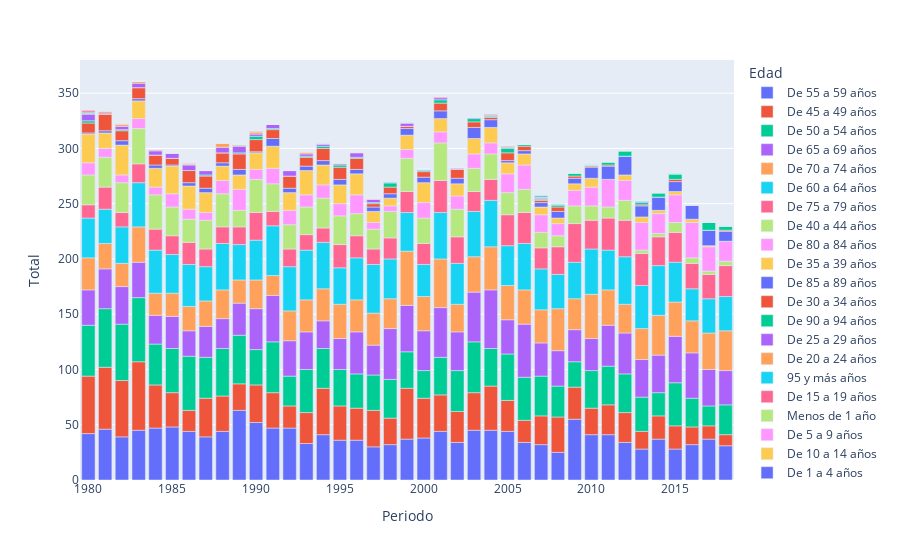

Source (notebook cell):
### Code cell
px.bar(dataset,x='Periodo',y='Total',color='Edad')
#px.line(dataset,x='Total')

### Figure 1 — Plotly figure (JSON) as saved in the notebook; plotly's stock layout.template omitted (floating-point values rounded to 4 significant figures)
{"data": [{"alignmentgroup": "True", "hovertemplate": "Edad=De 55 a 59 años<br>Periodo=%{x}<br>Total=%{y}<extra></extra>", "legendgroup": "De 55 a 59 años", "marker": {"color": "#636efa", "pattern": {"shape": ""}}, "name": "De 55 a 59 años", "offsetgroup": "De 55 a 59 años", "orientation": "v", "showlegend": true, "textposition": "auto", "type": "bar", "x": [1989, 2009, 1990, 1985, 1992, 1991, 1984, 1981, 1983, 2003, 2004, 1988, 1986, 2001, 2005, 1980, 2011, 2010, 1994, 1982, 1987, 2000, 1999, 2017, 2014, 1996, 1995, 2012, 2002, 2006, 1993, 1998, 2016, 2007, 2018, 1997, 2013, 2015, 2008], "xaxis": "x", "y": [63, 55, 52, 48, 47, 47, 47, 46, 45, 45, 45, 44, 44, 44, 44, 42, 41, 41, 41, 39, 39, 38, 37, 37, 37, 36, 36, 34, 34, 34, 33, 32, 32, 32, 31, 30, 28, 28, 25], "yaxis": "y"}, {"alignmentgroup": "True", "hovertemplate": "Edad=De 45 a 49 años<br>Periodo=%{x}<br>Total=%{y}<extra></extra>", "legendgroup": "De 45 a 49 años", "marker": {"color": "#EF553B", "pattern": {"shape": ""}}, "name": "De 45 a 49 años", "offsetgroup": "De 45 a 49 años", "orientation": "v", "showlegend": true, "textposition": "auto", "type": "bar", "x": [1983, 1981, 1980, 1982, 1999, 1994, 2004, 1984, 2000, 1987, 2003, 1990, 2001, 1997, 1988, 1991, 2008, 1985, 1995, 1996, 2009, 1993, 2005, 2002, 2012, 2011, 2007, 1998, 1989, 2010, 2015, 2014, 2006, 1992, 1986, 2013, 2016, 2017, 2018], "xaxis": "x", "y": [62, 56, 52, 51, 46, 42, 40, 39, 36, 35, 34, 34, 33, 33, 32, 32, 32, 31, 31, 29, 29, 28, 28, 28, 27, 27, 26, 24, 24, 24, 21, 21, 20, 20, 19, 16, 16, 12, 10], "yaxis": "y"}, {"alignmentgroup": "True", "hovertemplate": "Edad=De 50 a 54 años<br>Periodo=%{x}<br>Total=%{y}<extra></extra>", "legendgroup": "De 50 a 54 años", "marker": {"color": "#00cc96", "pattern": {"shape": ""}}, "name": "De 50 a 54 años", "offsetgroup": "De 50 a 54 años", "orientation": "v", "showlegend": true, "textposition": "auto", "type": "bar", "x": [1983, 1981, 1982, 1986, 1980, 2003, 1991, 1989, 1988, 2005, 1985, 1993, 2006, 2015, 1987, 2002, 1984, 1994, 2007, 1998, 2012, 2011, 2010, 2001, 2004, 1999, 1995, 1990, 1997, 2013, 1996, 2008, 1992, 2018, 2016, 2000, 2009, 2014, 2017], "xaxis": "x", "y": [58, 53, 51, 49, 46, 46, 46, 44, 43, 42, 40, 39, 39, 39, 37, 37, 37, 36, 36, 35, 35, 35, 34, 34, 34, 33, 33, 32, 32, 31, 31, 28, 27, 27, 26, 25, 23, 21, 18], "yaxis": "y"}, {"alignmentgroup": "True", "hovertemplate": "Edad=De 65 a 69 años<br>Periodo=%{x}<br>Total=%{y}<extra></extra>", "legendgroup": "De 65 a 69 años", "marker": {"color": "#ab63fa", "pattern": {"shape": ""}}, "name": "De 65 a 69 años", "offsetgroup": "De 65 a 69 años", "orientation": "v", "showlegend": true, "textposition": "auto", "type": "bar", "x": [2004, 2006, 1998, 2001, 2003, 1991, 1999, 2015, 2016, 1996, 2012, 2011, 1990, 1981, 2000, 2002, 2014, 2013, 1993, 1982, 2017, 1983, 1980, 1992, 2008, 2018, 2005, 2007, 2009, 2010, 1985, 1989, 1987, 1995, 1988, 1997, 1984, 1994, 1986], "xaxis": "x", "y": [53, 48, 46, 45, 45, 42, 42, 42, 41, 38, 37, 37, 37, 36, 36, 35, 34, 34, 34, 34, 33, 32, 32, 32, 32, 31, 31, 30, 29, 29, 29, 29, 28, 28, 27, 27, 26, 25, 23], "yaxis": "y"}, {"alignmentgroup": "True", "hovertemplate": "Edad=De 70 a 74 años  <br>Periodo=%{x}<br>Total=%{y}<extra></extra>", "legendgroup": "De 70 a 74 años  ", "marker": {"color": "#FFA15A", "pattern": {"shape": ""}}, "name": "De 70 a 74 años  ", "offsetgroup": "De 70 a 74 años  ", "orientation": "v", "showlegend": true, "textposition": "auto", "type": "bar", "x": [1999, 2001, 2010, 2004, 2008, 2018, 2014, 2017, 1983, 2011, 2003, 1995, 2000, 2006, 2015, 2005, 2007, 2016, 1980, 1994, 1996, 1997, 1993, 2013, 2009, 1992, 1998, 1990, 1988, 2012, 2002, 1987, 1981, 1986, 1989, 1982, 1985, 1984, 1991], "xaxis": "x", "y": [49, 44, 40, 39, 38, 36, 36, 33, 32, 32, 32, 31, 31, 31, 31, 31, 30, 29, 29, 29, 29, 29, 29, 28, 28, 27, 27, 26, 26, 26, 25, 23, 23, 22, 21, 21, 21, 20, 18], "yaxis": "y"}, {"alignmentgroup": "True", "hovertemplate": "Edad=De 60 a 64 años<br>Periodo=%{x}<br>Total=%{y}<extra></extra>", "legendgroup": "De 60 a 64 años", "marker": {"color": "#19d3f3", "pattern": {"shape": ""}}, "name": "De 60 a 64 años", "offsetgroup": "De 60 a 64 años", "orientation": "v", "showlegend": true, "textposition": "auto", "type": "bar", "x": [2014, 1993, 1991, 1997, 2012, 2001, 1988, 2006, 1994, 2004, 2010, 2003, 1983, 1992, 2013, 1984, 1996, 1986, 2002, 2007, 1990, 2015, 1998, 2005, 1980, 2011, 1999, 1985, 2009, 1982, 1995, 1989, 2008, 2018, 2017, 1981, 1987, 2000, 2016], "xaxis": "x", "y": [45, 45, 45, 44, 43, 42, 42, 42, 42, 42, 41, 41, 40, 40, 39, 39, 38, 38, 37, 37, 36, 36, 36, 36, 36, 36, 35, 35, 33, 33, 33, 32, 31, 31, 31, 31, 31, 29, 29], "yaxis": "y"}, {"alignmentgroup": "True", "hovertemplate": "Edad=De 75 a 79 años  <br>Periodo=%{x}<br>Total=%{y}<extra></extra>", "legendgroup": "De 75 a 79 años  ", "marker": {"color": "#FF6692", "pattern": {"shape": ""}}, "name": "De 75 a 79 años  ", "offsetgroup": "De 75 a 79 años  ", "orientation": "v", "showlegend": true, "textposition": "auto", "type": "bar", "x": [2009, 2012, 2001, 2011, 2013, 2006, 2018, 2005, 2015, 2010, 2014, 1990, 2008, 2002, 2016, 2017, 1995, 1996, 1986, 1981, 2004, 1984, 2007, 2000, 1999, 1998, 2003, 1983, 1985, 1992, 1989, 1987, 1988, 1997, 1993, 1991, 1994, 1982, 1980], "xaxis": "x", "y": [35, 33, 29, 29, 29, 28, 28, 28, 27, 26, 26, 25, 25, 24, 23, 22, 21, 20, 20, 20, 19, 19, 19, 19, 19, 19, 18, 17, 17, 16, 16, 16, 15, 14, 14, 13, 13, 13, 12], "yaxis": "y"}, {"alignmentgroup": "True", "hovertemplate": "Edad=De 40 a 44 años<br>Periodo=%{x}<br>Total=%{y}<extra></extra>", "legendgroup": "De 40 a 44 años", "marker": {"color": "#B6E880", "pattern": {"shape": ""}}, "name": "De 40 a 44 años", "offsetgroup": "De 40 a 44 años", "orientation": "v", "showlegend": true, "textposition": "auto", "type": "bar", "x": [2001, 1983, 1984, 1999, 1990, 1988, 1980, 1982, 1994, 1981, 1995, 1985, 1987, 1991, 1993, 2002, 1998, 2004, 2000, 1992, 2003, 2006, 1986, 2005, 1996, 1997, 2012, 2009, 1989, 2007, 2010, 2011, 2008, 2015, 2016, 2018, 2013, 2014, 2017], "xaxis": "x", "y": [34, 32, 31, 30, 30, 30, 27, 27, 27, 27, 26, 26, 26, 25, 25, 25, 24, 23, 23, 22, 21, 21, 21, 20, 20, 18, 18, 16, 15, 14, 13, 10, 10, 9, 5, 4, 3, 3, 3], "yaxis": "y"}, {"alignmentgroup": "True", "hovertemplate": "Edad=De 80 a 84 años  <br>Periodo=%{x}<br>Total=%{y}<extra></extra>", "legendgroup": "De 80 a 84 años  ", "marker": {"color": "#FF97FF", "pattern": {"shape": ""}}, "name": "De 80 a 84 años  ", "offsetgroup": "De 80 a 84 años  ", "orientation": "v", "showlegend": true, "textposition": "auto", "type": "bar", "x": [2016, 2011, 2013, 2015, 2006, 2017, 1989, 2018, 2012, 2014, 2005, 1996, 2010, 2007, 1991, 2009, 2000, 2003, 1992, 1994, 2002, 1988, 1985, 2008, 1995, 1993, 1980, 2004, 2001, 1986, 1983, 1990, 1981, 1999, 1987, 1982, 1984, 1997, 1998], "xaxis": "x", "y": [32, 25, 25, 25, 22, 22, 19, 18, 18, 18, 17, 17, 17, 16, 14, 14, 14, 13, 13, 12, 12, 12, 12, 11, 11, 11, 11, 10, 10, 9, 9, 9, 8, 8, 7, 7, 7, 6, 5], "yaxis": "y"}, {"alignmentgroup": "True", "hovertemplate": "Edad=De 35 a 39 años<br>Periodo=%{x}<br>Total=%{y}<extra></extra>", "legendgroup": "De 35 a 39 años", "marker": {"color": "#FECB52", "pattern": {"shape": ""}}, "name": "De 35 a 39 años", "offsetgroup": "De 35 a 39 años", "orientation": "v", "showlegend": true, "textposition": "auto", "type": "bar", "x": [1982, 1980, 1985, 1993, 1986, 1991, 1996, 1994, 2000, 1987, 1984, 1995, 1983, 1992, 1990, 2004, 1981, 2003, 1988, 1999, 1989, 2001, 2002, 2005, 1997, 2006, 2010, 2007, 1998, 2009, 2012, 2013, 2008, 2016, 2015, 2014, 2017, 2011, 2018], "xaxis": "x", "y": [27, 26, 25, 22, 21, 20, 19, 18, 18, 18, 17, 17, 16, 16, 15, 14, 14, 14, 13, 13, 13, 12, 11, 10, 10, 10, 8, 7, 7, 6, 5, 5, 5, 3, 3, 3, 1, 0, 0], "yaxis": "y"}, {"alignmentgroup": "True", "hovertemplate": "Edad=De 85 a 89 años  <br>Periodo=%{x}<br>Total=%{y}<extra></extra>", "legendgroup": "De 85 a 89 años  ", "marker": {"color": "#636efa", "pattern": {"shape": ""}}, "name": "De 85 a 89 años  ", "offsetgroup": "De 85 a 89 años  ", "orientation": "v", "showlegend": true, "textposition": "auto", "type": "bar", "x": [2012, 2017, 2016, 2011, 2014, 2003, 2010, 2013, 2015, 2018, 2004, 1991, 2001, 2008, 1999, 2009, 2002, 2000, 1995, 1989, 1982, 1987, 1992, 1993, 1994, 1996, 1997, 1998, 2007, 1984, 1986, 1988, 2006, 2005, 1981, 1983, 1980, 1985, 1990], "xaxis": "x", "y": [17, 14, 13, 12, 12, 10, 10, 10, 9, 9, 7, 7, 7, 6, 6, 5, 5, 5, 5, 5, 4, 4, 4, 4, 4, 4, 4, 4, 4, 3, 3, 3, 3, 2, 2, 2, 1, 1, 1], "yaxis": "y"}, {"alignmentgroup": "True", "hovertemplate": "Edad=De 30 a 34 años<br>Periodo=%{x}<br>Total=%{y}<extra></extra>", "legendgroup": "De 30 a 34 años", "marker": {"color": "#EF553B", "pattern": {"shape": ""}}, "name": "De 30 a 34 años", "offsetgroup": "De 30 a 34 años", "orientation": "v", "showlegend": true, "textposition": "auto", "type": "bar", "x": [1981, 1989, 1986, 1987, 1990, 1992, 1994, 1995, 1983, 1996, 1984, 1980, 1982, 1988, 2002, 1993, 1991, 2005, 2001, 1985, 1998, 2000, 2003, 2006, 2008, 1997, 2015, 2007, 1999, 2004, 2009, 2018, 2011, 2013, 2010, 2012, 2017, 2016, 2014], "xaxis": "x", "y": [15, 14, 11, 11, 11, 11, 11, 11, 10, 10, 9, 9, 9, 9, 8, 8, 8, 7, 7, 6, 6, 5, 5, 4, 4, 3, 2, 2, 2, 2, 2, 1, 1, 1, 1, 0, 0, 0, 0], "yaxis": "y"}, {"alignmentgroup": "True", "hovertemplate": "Edad=De 90 a 94 años  <br>Periodo=%{x}<br>Total=%{y}<extra></extra>", "legendgroup": "De 90 a 94 años  ", "marker": {"color": "#00cc96", "pattern": {"shape": ""}}, "name": "De 90 a 94 años  ", "offsetgroup": "De 90 a 94 años  ", "orientation": "v", "showlegend": true, "textposition": "auto", "type": "bar", "x": [2017, 2015, 2012, 2014, 2018, 1998, 2005, 1990, 2001, 2003, 2009, 2011, 1980, 1995, 1994, 2006, 2008, 2013, 1989, 2004, 2000, 1997, 1996, 1993, 1991, 1987, 2010, 1982, 2007, 1981, 2002, 1999, 1992, 1988, 1986, 1985, 1984, 1983, 2016], "xaxis": "x", "y": [7, 5, 5, 4, 4, 4, 4, 3, 3, 3, 3, 3, 2, 2, 2, 2, 2, 2, 1, 1, 1, 1, 1, 1, 1, 1, 1, 1, 1, 0, 0, 0, 0, 0, 0, 0, 0, 0, 0], "yaxis": "y"}, {"alignmentgroup": "True", "hovertemplate": "Edad=De 25 a 29 años<br>Periodo=%{x}<br>Total=%{y}<extra></extra>", "legendgroup": "De 25 a 29 años", "marker": {"color": "#ab63fa", "pattern": {"shape": ""}}, "name": "De 25 a 29 años", "offsetgroup": "De 25 a 29 años", "orientation": "v", "showlegend": true, "textposition": "auto", "type": "bar", "x": [1989, 1980, 1988, 1992, 1985, 1986, 1984, 1996, 1991, 1983, 1987, 1982, 1997, 1999, 2001, 1994, 1990, 1993, 1995, 2002, 2003, 2004, 2005, 2007, 2013, 1981, 2000, 2018, 2017, 2016, 2015, 2014, 2012, 2011, 2010, 2009, 2008, 2006, 1998], "xaxis": "x", "y": [6, 6, 5, 5, 5, 5, 4, 4, 4, 4, 4, 3, 3, 3, 2, 2, 2, 2, 1, 1, 1, 1, 1, 1, 1, 1, 1, 0, 0, 0, 0, 0, 0, 0, 0, 0, 0, 0, 0], "yaxis": "y"}, {"alignmentgroup": "True", "hovertemplate": "Edad=De 20 a 24 años<br>Periodo=%{x}<br>Total=%{y}<extra></extra>", "legendgroup": "De 20 a 24 años", "marker": {"color": "#FFA15A", "pattern": {"shape": ""}}, "name": "De 20 a 24 años", "offsetgroup": "De 20 a 24 años", "orientation": "v", "showlegend": true, "textposition": "auto", "type": "bar", "x": [1988, 1993, 1990, 1983, 1982, 1981, 2007, 1980, 1986, 1989, 1995, 1996, 2002, 2005, 2004, 2010, 2018, 2017, 2016, 2015, 2014, 2013, 2012, 2011, 2009, 1992, 2008, 2006, 2003, 2001, 2000, 1999, 1998, 1997, 1994, 1991, 1987, 1985, 1984], "xaxis": "x", "y": [4, 2, 2, 2, 2, 2, 1, 1, 1, 1, 1, 1, 1, 1, 1, 0, 0, 0, 0, 0, 0, 0, 0, 0, 0, 0, 0, 0, 0, 0, 0, 0, 0, 0, 0, 0, 0, 0, 0], "yaxis": "y"}, {"alignmentgroup": "True", "hovertemplate": "Edad=95 y más años<br>Periodo=%{x}<br>Total=%{y}<extra></extra>", "legendgroup": "95 y más años", "marker": {"color": "#19d3f3", "pattern": {"shape": ""}}, "name": "95 y más años", "offsetgroup": "95 y más años", "orientation": "v", "showlegend": true, "textposition": "auto", "type": "bar", "x": [2007, 1980, 1994, 1998, 1999, 2004, 2005, 2008, 2010, 1989, 2013, 2015, 2018, 2017, 2016, 2014, 2012, 2011, 1992, 2003, 2002, 2001, 2000, 1997, 1996, 1995, 1993, 1991, 1990, 1988, 1987, 1986, 1985, 1984, 1983, 1982, 2006, 2009, 1981], "xaxis": "x", "y": [2, 1, 1, 1, 1, 1, 1, 1, 1, 1, 1, 1, 0, 0, 0, 0, 0, 0, 0, 0, 0, 0, 0, 0, 0, 0, 0, 0, 0, 0, 0, 0, 0, 0, 0, 0, 0, 0, 0], "yaxis": "y"}, {"alignmentgroup": "True", "hovertemplate": "Edad=De 15 a 19 años  <br>Periodo=%{x}<br>Total=%{y}<extra></extra>", "legendgroup": "De 15 a 19 años  ", "marker": {"color": "#FF6692", "pattern": {"shape": ""}}, "name": "De 15 a 19 años  ", "offsetgroup": "De 15 a 19 años  ", "orientation": "v", "showlegend": true, "textposition": "auto", "type": "bar", "x": [1980, 1990, 1986, 1984, 1982, 1997, 2001, 1981, 1983, 1985, 1987, 2007, 2006, 2005, 2004, 2003, 2002, 2000, 1999, 1998, 1996, 1995, 1994, 1993, 1992, 1991, 1989, 1988, 2008, 2009, 2010, 2011, 2018, 2017, 2016, 2015, 2014, 2013, 2012], "xaxis": "x", "y": [2, 1, 1, 1, 1, 1, 1, 0, 0, 0, 0, 0, 0, 0, 0, 0, 0, 0, 0, 0, 0, 0, 0, 0, 0, 0, 0, 0, 0, 0, 0, 0, 0, 0, 0, 0, 0, 0, 0], "yaxis": "y"}, {"alignmentgroup": "True", "hovertemplate": "Edad=Menos de 1 año<br>Periodo=%{x}<br>Total=%{y}<extra></extra>", "legendgroup": "Menos de 1 año", "marker": {"color": "#B6E880", "pattern": {"shape": ""}}, "name": "Menos de 1 año", "offsetgroup": "Menos de 1 año", "orientation": "v", "showlegend": true, "textposition": "auto", "type": "bar", "x": [2018, 1983, 1981, 1992, 2000, 1999, 1998, 1997, 1996, 1995, 1994, 1993, 1991, 1990, 1989, 1988, 1987, 1986, 1985, 1984, 2001, 2002, 2003, 2004, 2017, 2016, 2015, 2014, 2013, 2012, 2011, 2010, 2009, 2008, 2007, 2006, 2005, 1982, 1980], "xaxis": "x", "y": [0, 0, 0, 0, 0, 0, 0, 0, 0, 0, 0, 0, 0, 0, 0, 0, 0, 0, 0, 0, 0, 0, 0, 0, 0, 0, 0, 0, 0, 0, 0, 0, 0, 0, 0, 0, 0, 0, 0], "yaxis": "y"}, {"alignmentgroup": "True", "hovertemplate": "Edad=De 5 a 9 años<br>Periodo=%{x}<br>Total=%{y}<extra></extra>", "legendgroup": "De 5 a 9 años", "marker": {"color": "#FF97FF", "pattern": {"shape": ""}}, "name": "De 5 a 9 años", "offsetgroup": "De 5 a 9 años", "orientation": "v", "showlegend": true, "textposition": "auto", "type": "bar", "x": [1986, 1994, 1993, 1992, 1991, 1990, 1989, 1988, 1987, 1985, 1984, 1983, 1982, 1981, 1980, 1995, 1996, 1997, 1998, 2015, 2014, 2013, 2012, 2011, 2010, 2009, 2008, 2007, 2006, 2005, 2004, 2003, 2002, 2001, 2000, 1999, 2016, 2017, 2018], "xaxis": "x", "y": [0, 0, 0, 0, 0, 0, 0, 0, 0, 0, 0, 0, 0, 0, 0, 0, 0, 0, 0, 0, 0, 0, 0, 0, 0, 0, 0, 0, 0, 0, 0, 0, 0, 0, 0, 0, 0, 0, 0], "yaxis": "y"}, {"alignmentgroup": "True", "hovertemplate": "Edad=De 10 a 14 años  <br>Periodo=%{x}<br>Total=%{y}<extra></extra>", "legendgroup": "De 10 a 14 años  ", "marker": {"color": "#FECB52", "pattern": {"shape": ""}}, "name": "De 10 a 14 años  ", "offsetgroup": "De 10 a 14 años  ", "orientation": "v", "showlegend": true, "textposition": "auto", "type": "bar", "x": [2014, 2018, 2017, 2016, 2015, 2013, 1982, 1990, 1989, 1988, 1987, 1986, 1985, 1984, 1983, 1981, 2012, 1980, 1991, 1992, 1993, 1994, 2011, 2010, 2009, 2008, 2007, 2006, 2005, 2004, 2003, 2002, 2001, 2000, 1999, 1998, 1997, 1996, 1995], "xaxis": "x", "y": [0, 0, 0, 0, 0, 0, 0, 0, 0, 0, 0, 0, 0, 0, 0, 0, 0, 0, 0, 0, 0, 0, 0, 0, 0, 0, 0, 0, 0, 0, 0, 0, 0, 0, 0, 0, 0, 0, 0], "yaxis": "y"}, {"alignmentgroup": "True", "hovertemplate": "Edad=De 1 a 4 años<br>Periodo=%{x}<br>Total=%{y}<extra></extra>", "legendgroup": "De 1 a 4 años", "marker": {"color": "#636efa", "pattern": {"shape": ""}}, "name": "De 1 a 4 años", "offsetgroup": "De 1 a 4 años", "orientation": "v", "showlegend": true, "textposition": "auto", "type": "bar", "x": [2018, 1980, 1999, 1997, 1996, 1995, 1994, 1993, 1992, 1991, 1990, 1989, 1988, 1987, 1986, 1985, 1984, 1983, 1982, 1981, 1998, 2000, 2001, 2017, 2016, 2015, 2014, 2013, 2012, 2011, 2010, 2009, 2008, 2007, 2006, 2005, 2004, 2003, 2002], "xaxis": "x", "y": [0, 0, 0, 0, 0, 0, 0, 0, 0, 0, 0, 0, 0, 0, 0, 0, 0, 0, 0, 0, 0, 0, 0, 0, 0, 0, 0, 0, 0, 0, 0, 0, 0, 0, 0, 0, 0, 0, 0], "yaxis": "y"}], "layout": {"barmode": "relative", "legend": {"title": {"text": "Edad"}, "tracegroupgap": 0}, "margin": {"t": 60}, "xaxis": {"anchor": "y", "domain": [0, 1], "title": {"text": "Periodo"}}, "yaxis": {"anchor": "x", "domain": [0, 1], "title": {"text": "Total"}}}}
